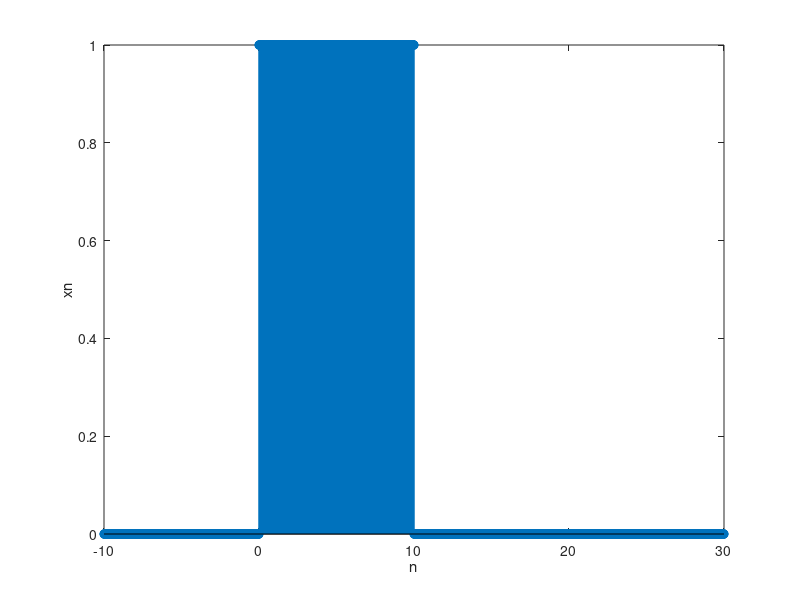
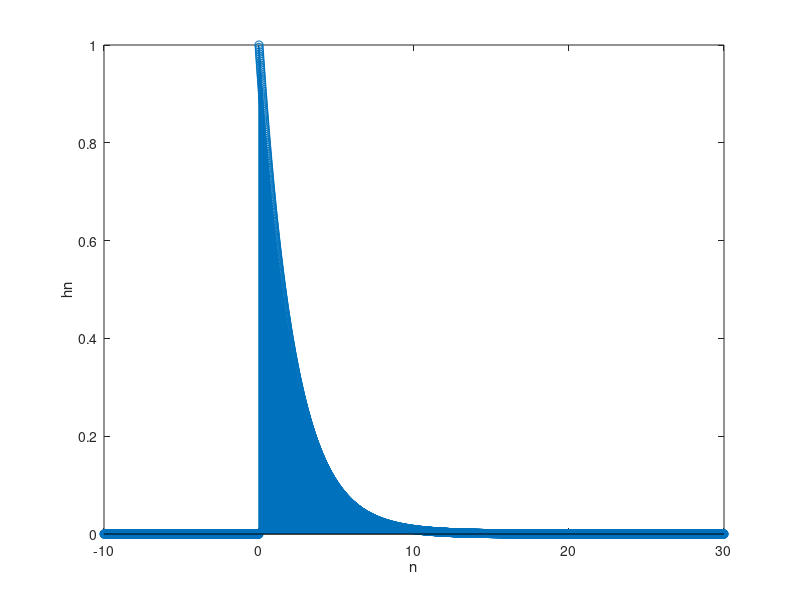
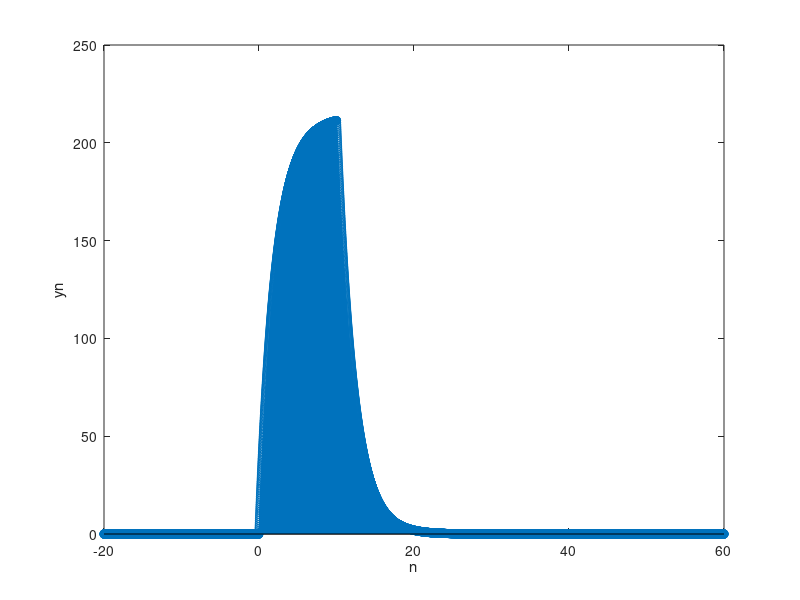

These charts were generated, in order, by the following MATLAB code:
%AM 4654 , 4640
figure(1);
n1 = -10:0.01:0;
n2 = 0:0.01:10;
n3 = 10:0.01:30;
n = [n1 n2 n3]; #group x axis
x1 = zeros(size(n1));   #set y to zero for range of n1
x2 = ones(size(n2));   #set y to one for range of n2
x3 = zeros(size(n3));    #set y to zero for range of n3
xn = [x1 x2 x3];  #group y axis
stem(n,xn);  %plot
xlabel('n');  %label
ylabel('xn');  %label
saveas(1, "ask4_a.jpg");  #save
figure(2);
u1 = [-10:0.01:0];
u2 = [0:0.01:30];
u = [u1 u2 30];  %array from -10 to 30
un1 = zeros(size(u1));
un2 = ones(size(u2));
un = [un1 un2 1];  % u(n)
hn = [((5/8).^u).*un];  %h(n)
stem(u,hn); %plot
xlabel('n');  %label
ylabel('hn');  %label
saveas(2, "ask4_b.jpg"); 
figure(3);
y = [-20 -20 -20:0.01:60 60 60]; #array from -20 to 60
yn = conv(xn,hn);
stem(y,yn); %plot
xlabel('n');  %label
ylabel('yn');  %label
saveas(3, "ask4_c.jpg"); 